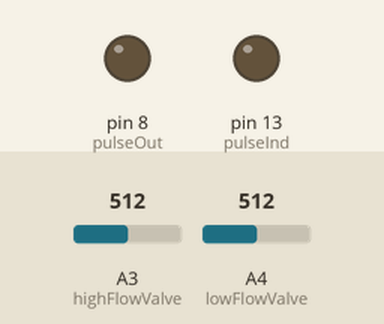
Recording of a sketch running on a simulated Arduino Uno, built with avr-gcc and run on an emulated ATmega328P. On the bench: output pins drawn as LEDs (lit = HIGH). The test bench sets the inputs (shaded band); at power-on: A3 (highFlowValve) = 512, A4 (lowFlowValve) = 512.

Above: at 1.2 s.
1.3 s: A3 (highFlowValve) set to 490
At 2.5 s:
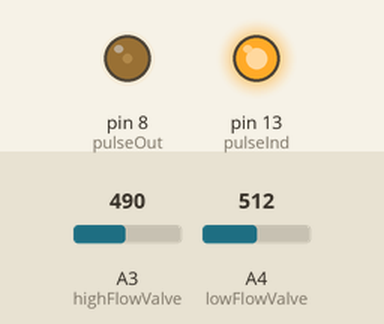
2.8 s: A3 (highFlowValve) set to 510
At 3.4 s:
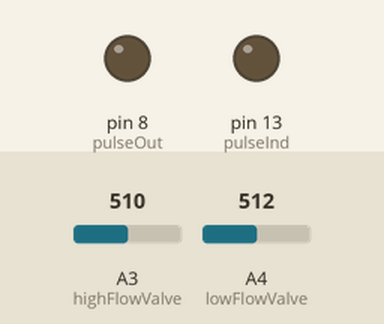
4.3 s: A4 (lowFlowValve) set to 481
At 5.2 s:
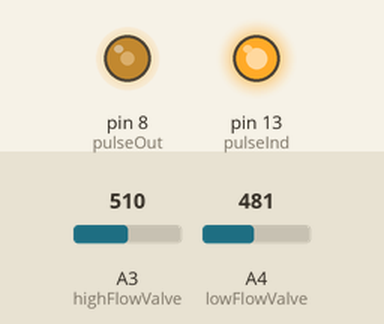
5.8 s: A4 (lowFlowValve) set to 510
At 7.0 s:
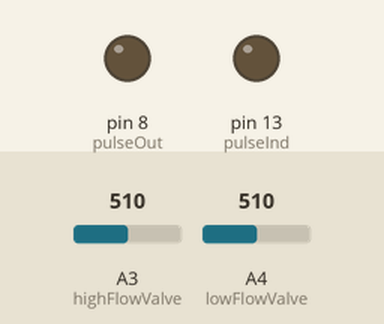
7.3 s: A4 (lowFlowValve) set to 490
At 8.5 s:
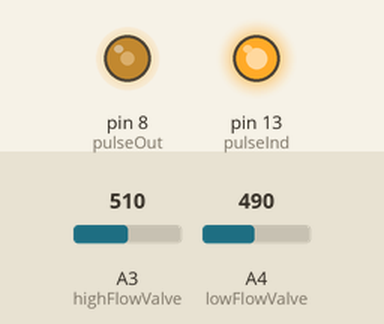
8.8 s: A4 (lowFlowValve) set to 511
At 9.4 s:
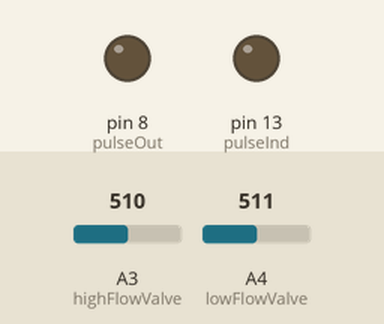
Timing chart, 0 to 11.3 s (numbered marks = the images above; inputs shaded):
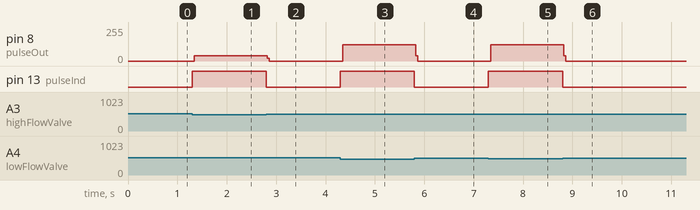

Measured:
- the behaviour switches between 500 and 499 on A3 (highFlowValve) (found by bisection; images 0 and 1)
- the behaviour switches between 500 and 499 on A4 (lowFlowValve) (found by bisection; images 2 and 3)
- after the input at 1.3 s, pin 8 (pulseOut): 0/255 → 40/255 at once; pin 13 (pulseInd): LOW → HIGH at once
- after the input at 2.8 s, pin 8 (pulseOut): 40/255 → 0/255 at once; pin 13 (pulseInd): HIGH → LOW at once
- after the input at 4.3 s, pin 8 (pulseOut): 0/255 → 121/255 after 0.05 s; pin 13 (pulseInd): LOW → HIGH at once
- after the input at 5.8 s, pin 8 (pulseOut): 121/255 → 0/255 at once; pin 13 (pulseInd): HIGH → LOW at once
- after the input at 7.3 s, pin 8 (pulseOut): 0/255 → 121/255 after 0.05 s; pin 13 (pulseInd): LOW → HIGH at once
- after the input at 8.8 s, pin 8 (pulseOut): 121/255 → 0/255 at once; pin 13 (pulseInd): HIGH → LOW at once

The sketch:

EvolutionSimulatorGenesis2in.ino
```cpp
// Simple Function Generator that will shut off when it receives
// an off/on pulse from digital I/O - Valve High / Valve Low
// 05/23/13:  Adding in low flow triggers and pulsing...
// 05/30/13:  Fixed trickle voltage trigger when TIOA is powered down
// 06/03/13:  Added table for set frequencies for low/high flow rates
// 06/04/13:  Added adjustable delay to valve shutoff to simulate slow valve closure
// 06/10/13:  Added 150 & 160 GPM values for Test # 23
// 06/14/13:  Added 100 GPM Values

/**************************************
*  High/Low Flow Values for K-factor = 60
*
*    GPM    HFlow(fast)  LFlow(slow)
*    100      4825          49
*    150      3190          33
*    160      2985          31
*    200      2355          26
*    250      1860          25
*    300      1532          16
*    350      1295          14
*    400      1119          12
*    450       980          11
*    500       870          10
*    550       781           9
*    600       705           8
*    650       643           7
*
*  High/Low Flow Values for Genesis 2" meter
*    GPM    HFlow(fast)  LFlow(slow)
*    150      47            1529    <-  use delayMicroseconds()
***************************************/

const int highFlowValve = 3;
const int lowFlowValve = 4;
const int pulseOut = 8;
const int pulseInd = 13;
int valHigh = 0;
int valLow  = 0;
const int fast = 47;    // frequency value for High Flow rate (see table above)
const int slow = 1529;      // frequency value for Low Flow rate (see table above)
unsigned long startclose;
int shutoff = 0;
const int interval = 0;  // delay for valve closure (in milliseconds)
void setup()
{
  pinMode(pulseInd, OUTPUT);
  pinMode(pulseOut, OUTPUT);
//  Serial.begin(9600);  // debug code, uncomment and view Serial Monitor for values
  }

void loop ()
{
  valHigh = analogRead(highFlowValve);
  valLow  = analogRead(lowFlowValve);
/*  Serial.print(valHigh);   // debug code
  Serial.print(" : ");
  Serial.print(valLow);
  Serial.print(" : ");
  Serial.println(shutoff);
 delay(5); */
  if ((valHigh>350) && (valHigh<500))
  {
   digitalWrite(pulseInd, HIGH);
   digitalWrite(pulseOut, HIGH);
   delayMicroseconds(fast);
   digitalWrite(pulseOut, LOW);
   delayMicroseconds(fast);
   shutoff = 0;
  }
  if ((valLow>350) && (valLow<500) && (valHigh>=500))
  {
    digitalWrite(pulseInd, HIGH);
    digitalWrite(pulseOut, HIGH);
    delayMicroseconds(slow);
    digitalWrite(pulseOut, LOW);
    delayMicroseconds(slow);
    shutoff = 0;
  }

  if ((valLow>=500) && (valHigh>=500) && !shutoff)
  {
    startclose = millis();
    while(millis()-startclose < interval)
    {
      digitalWrite(pulseInd, HIGH);
      digitalWrite(pulseOut, HIGH);
      delay(slow);
      digitalWrite(pulseOut, LOW);
      delay(slow);
    }
    shutoff = 1;
    digitalWrite(pulseOut, LOW);
    digitalWrite(pulseInd, LOW);
  }
}
```
